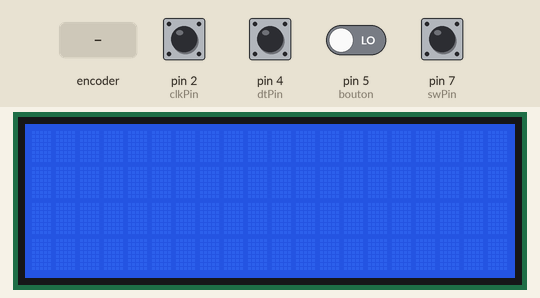
A sketch run on a simulated Arduino Uno, built with avr-gcc and run on an emulated ATmega328P. Parts: 20×4 character LCD. The inputs (shaded band) are chosen by the test bench; at power-on: pin 2 (clkPin), pin 4 (dtPin), pin 7 (swPin) HIGH, pin 5 (bouton) LOW. What the sketch prints to the serial monitor is not drawn.

Above: at 1.2 s.
1.3 s: rotary encoder on pin 2 (clkPin) / pin 4 (dtPin) turned 3 steps (first pin leading)
At 2.7 s:
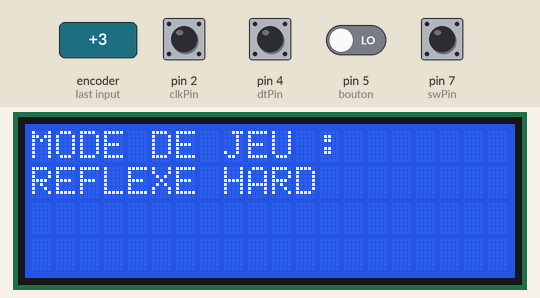
3.4 s: pin 7 (swPin) pulled LOW for 0.15 s
At 4.5 s:
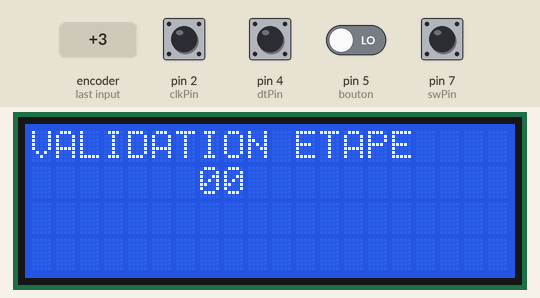
5.0 s: pin 7 (swPin) pulled LOW for 1 s
At 7.9 s:
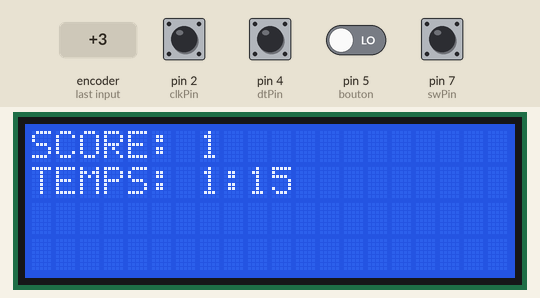
Timing chart, 0 to 9.4 s (numbered marks = the images above; inputs shaded):
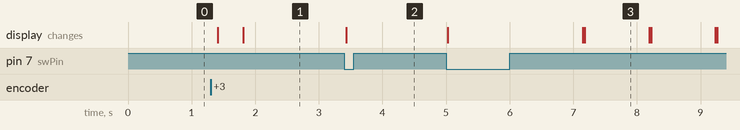

The sketch:

Fusion_score_timer_selecteur.ino
```cpp
#include <Wire.h>
#include <LiquidCrystal_I2C.h>

LiquidCrystal_I2C lcd(0x27, 20, 4);

//Parameters
const int clkPin  = 2;
const int dtPin   = 4;
const int swPin   = 7;

//Variables
int rotVal  = 0;
bool clkState  = LOW;
bool clkLast  = HIGH;
bool swState  = HIGH;
bool swLast   = HIGH;

int choix_mode = 0;
int temps = 0;
int etape = 0;
bool blocage_bouton = HIGH;


int tSec = 15;
int tMin = 1;
long timeInit=0;

const int bouton = 5;
int score = 0;
int etat_bouton = 0;
int astuce=0;


void setup() {
  lcd.init(); // initialisation de l'afficheur
  lcd.backlight();
  //Init Serial USB
  Serial.begin(9600);
  Serial.println(F("Initialize System"));
  //Init Rotary
  pinMode(clkPin,INPUT);
  pinMode(dtPin,INPUT);
  pinMode(swPin,INPUT_PULLUP);

  pinMode(bouton,INPUT);
  timeInit=timeToCounter(tMin,tSec);
}


void loop() {
  readRotary();

  if (temps == 0){
    int tSec = 30;
    int tMin = 0;
  }
    if (temps == 1){
    int tSec = 45;
    int tMin = 0;
  }
    if (temps == 2){
    int tSec = 0;
    int tMin = 1;
  }

  Serial.println(temps);

  if (etape == 4){
    lcd.clear();
    codeScore();
    codeTimer();
  }
}


void readRotary( ) { /* function readRotary */
  ////Test routine for Rotary


  // Etape 1 : mode de jeu
  if (etape==0){
    // gestion position
    clkState = digitalRead(clkPin);
    if ((clkLast == LOW) && (clkState == HIGH)) { //rotary moving
        Serial.print("Mode de jeu : ");
        if (digitalRead(dtPin) == HIGH) {
            rotVal = rotVal - 1;
            if ( rotVal < 0 ) {
                rotVal = 3;
            }
        }
        else {
            rotVal++;
            if ( rotVal > 3 ) {
                rotVal = 0;
            }
        }

        if (rotVal==0) {
            Serial.println("Reflexe Facile");
            lcd.clear();
            lcd.setCursor(0,0);
            lcd.print("MODE DE JEU :");
            lcd.setCursor(0,1);
            lcd.print("REFLEXE EASY");
        }
        if (rotVal==1) {
            Serial.println("Reflexe Moyen");
            lcd.clear();
            lcd.setCursor(0,0);
            lcd.print("MODE DE JEU :");
            lcd.setCursor(0,1);
            lcd.print("REFLEXE NORMAL");
        }
        if (rotVal==2) {
            Serial.println("Reflexe Difficile");
            lcd.clear();
            lcd.setCursor(0,0);
            lcd.print("MODE DE JEU :");
            lcd.setCursor(0,1);
            lcd.print("REFLEXE HARD");
        }
        if (rotVal==3) {
            Serial.println("Simon");
            lcd.clear();
            lcd.setCursor(0,0);
            lcd.print("MODE DE JEU :");
            lcd.setCursor(0,1);
            lcd.print("SIMON");
        }
        choix_mode = rotVal;
        delay(200);
    }
  }


  // Etape 2 : reglage du temps
  if (etape==1 && choix_mode != 3){
    // gestion position
    clkState = digitalRead(clkPin);
    if ((clkLast == LOW) && (clkState == HIGH)) {//rotary moving
        Serial.print("Mode de jeu : ");
        lcd.setCursor(0,0);
        lcd.print("TEMPS DE JEU :  ");
        if (digitalRead(dtPin) == HIGH) {
            rotVal = rotVal - 1;
            if ( rotVal < 0 ) {
                rotVal = 2;
            }
        }
        else {
            rotVal++;
            if ( rotVal > 2 ) {
                rotVal = 0;
            }
        }

        if (rotVal==0) {
            Serial.println("00:30");
            lcd.setCursor(4,1);
            lcd.print("00:30");
        }
        if (rotVal==1) {
            Serial.println("00:45");
            lcd.setCursor(4,1);
            lcd.print("00:45");
        }
        if (rotVal==2) {
            Serial.println("01:00");
            lcd.setCursor(4,1);
            lcd.print("01:00");
        }
        temps = rotVal;
        delay(200);
    }
  }


  // Etape 3 : verification
  if (etape==2){
    Serial.println("Pret à jouer");
    Serial.print("Mode de jeu : ");
    if (choix_mode==0){Serial.print("Reflexe Facile");}
    if (choix_mode==1){Serial.print("Reflexe Moyen");}
    if (choix_mode==2){Serial.print("Reflexe Difficile");}
    if (choix_mode==3){Serial.print("Simon");}
    Serial.print(" / Temps de jeu : ");
    if (temps==0){Serial.println("00:30");}
    if (temps==1){Serial.println("00:45");}
    if (temps==2){Serial.println("01:00");}
    etape = 4;
    blocage_bouton = LOW;
    delay(2000);
  }

  // Etape 4 : preparation avant lancement
  if (etape==3){
      lcd.clear();
      lcd.setCursor(0,1);
      lcd.print("LANCEMENT DANS");
      for(int i=5; i>0; i--){
          lcd.setCursor(7,1);
          lcd.print("0");
          lcd.setCursor(8,1);
          lcd.print(i);
          delay(1000);
      }
  }


  clkLast = clkState;
  //gestion bouton
  swState = digitalRead(swPin);
  if (swState == LOW && swLast == HIGH && blocage_bouton==HIGH) {
      lcd.clear();
      lcd.setCursor(0,0);
      lcd.print("VALIDATION ETAPE");
      lcd.setCursor(7,1);
      lcd.print("0");
      lcd.print(etape);
      Serial.print("Validation de l'etape :");
      Serial.println(etape);
      etape += 1;
      delay(100);//debounce
  }
  swLast = swState;
}


void codeScore(){
  lcd.backlight();
  // Envoi du message
  lcd.setCursor(0, 0);
  lcd.print("SCORE: ");

  etat_bouton = digitalRead(bouton);
  if ((etat_bouton==LOW)&&(astuce==0)){
    astuce=1;
    score += 1;
    lcd.setCursor(7, 0);
    lcd.print(score);
  }

  delay(15);

  if (etat_bouton==HIGH){
    astuce=0;
  }
}

void codeTimer(){
  lcd.backlight();

  counterToTime(timeInit);

  //Timer normal
  if(timeInit != 0){
    //Affichage de base
    lcd.setCursor(0,1);
    lcd.print("TEMPS: ");
    lcd.setCursor(8,1);
    lcd.print(":");

    //Affichage min
    lcd.setCursor(7, 1);
    lcd.print(tMin);

    //Affichage sec, problème de décalage des sec inférieures à 10
    if (tSec > 9){
      lcd.setCursor(9, 1);
      lcd.print(tSec);
    }

    else{
      lcd.setCursor(9, 1);
      lcd.print(0);
      lcd.setCursor(10, 1);
      lcd.print(tSec);
    }

    //Faire passer 1sec
    delay(1000);
    timeInit=timeInit-1;
   }

   //Timer arrivé à la fin
   if (timeInit==0) {
    lcd.clear();
    etape = 5;
    lcd.setCursor(0, 0);
    lcd.print("FIN DE LA PARTIE");
   }
}

//Conversion en sec du Timer
int timeToCounter(int m,int s){
  return m*60+s;
}


void counterToTime(long cnt){
  tMin = (cnt%3600)/60;
  tSec = ((cnt%3600)%60);
}
```

Measured:
- after the input at 1.3 s, the display: first changes after 0.11 s (image 1 shows a later state)
- after the input at 3.4 s, the display: changes at once (image 2)
- after the input at 5.0 s, the display: first changes at once (image 3 shows a later state)
- what the display in image 3 shows lasts 1.0 s, from 7.2 s to 8.2 s
